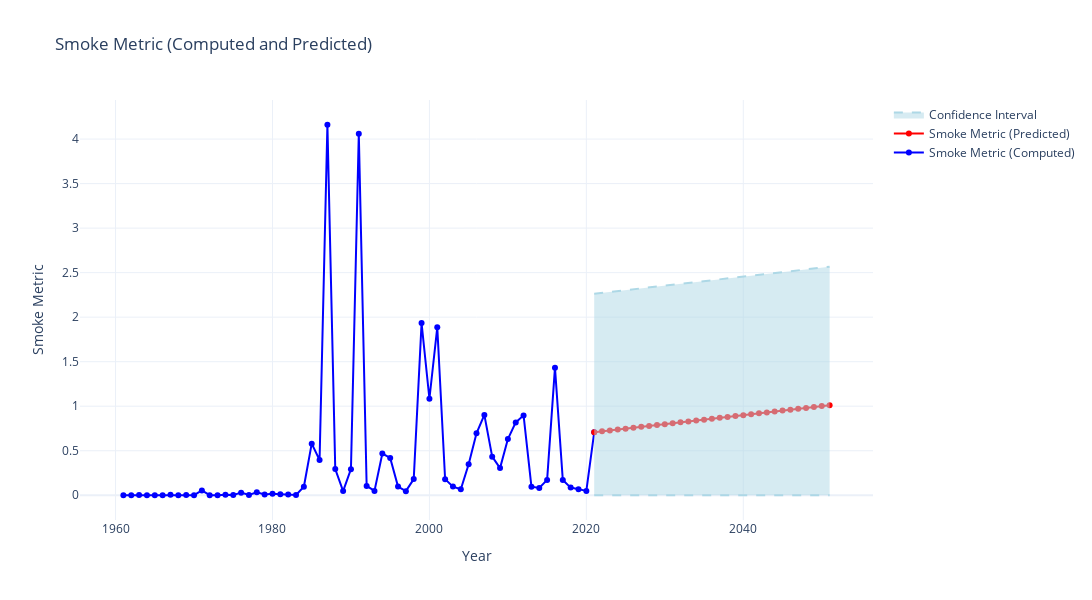

The code cell stored with this chart in its notebook:
### Markdown cell above
Finally, we visualize the entire time series, including the pre-computed values and the predictions.

### Code cell
# Create the figure
fig = go.Figure()

# Add the SmokeMetric as a line plot
fig.add_trace(go.Scatter(
    x=fire_df_650mi["Year"],
    y=fire_df_650mi['SmokeMetric'],
    mode='lines+markers',
    name='Smoke Metric (Computed)',
    line=dict(color='blue')
))

#predicted smoke metric
fig.add_trace(go.Scatter(
    x=forecast_df["Year"],
    y=forecast_df['SmokeMetric'],
    mode='lines+markers',
    name='Smoke Metric (Predicted)',
    line=dict(color='red')
))
#Lower CI
fig.add_trace(go.Scatter(
    x=forecast_df['Year'],
    y=forecast_df['LowerCI'],
    mode='lines',
    name='Confidence Interval',
    line=dict(color='lightblue', dash='dash'),
    fill=None,
    showlegend = False
))
#Upper CI
fig.add_trace(go.Scatter(
    x=forecast_df['Year'],
    y=forecast_df['UpperCI'],
    mode='lines',
    name='Confidence Interval',  # Same label for the upper bound
    line=dict(color='lightblue', dash='dash'),
    fill='tonexty',  # Fill the area between the lines
    fillcolor='rgba(173, 216, 230, 0.5)'  # Light blue fill
))

# Update layout
fig.update_layout(
    title='Smoke Metric (Computed and Predicted)',
    xaxis_title='Year',
    yaxis_title='Smoke Metric',
    template='plotly_white',
    width = 1200,
    height = 600
)

# Show the plot
fig.show()
fig.write_image("./imgs/smoke_metric_line_plot_forecast.png")

### Figure 1 — Plotly figure (JSON) as saved in the notebook; plotly's stock layout.template omitted (floating-point values rounded to 4 significant figures)
{"data": [{"line": {"color": "blue"}, "mode": "lines+markers", "name": "Smoke Metric (Computed)", "type": "scatter", "x": [1961, 1962, 1963, 1964, 1965, 1966, 1967, 1968, 1969, 1970, 1971, 1972, 1973, 1974, 1975, 1976, 1977, 1978, 1979, 1980, 1981, 1982, 1983, 1984, 1985, 1986, 1987, 1988, 1989, 1990, 1991, 1992, 1993, 1994, 1995, 1996, 1997, 1998, 1999, 2000, 2001, 2002, 2003, 2004, 2005, 2006, 2007, 2008, 2009, 2010, 2011, 2012, 2013, 2014, 2015, 2016, 2017, 2018, 2019, 2020, 2021], "y": [0.0002683, 0.0006732, 0.002025, 0.0006261, 0.0003858, 0.0002448, 0.005578, 0.0001328, 0.00271, 0.0007597, 0.0547, 0.0004439, 0.0005129, 0.006438, 0.001828, 0.02948, 0.002608, 0.03257, 0.009823, 0.01708, 0.01265, 0.0072, 0.003415, 0.09497, 0.5798, 0.3964, 4.161, 0.2936, 0.0465, 0.293, 4.06, 0.105, 0.04864, 0.4682, 0.4186, 0.09743, 0.04645, 0.1814, 1.933, 1.084, 1.886, 0.181, 0.09715, 0.06779, 0.3475, 0.6951, 0.9025, 0.4334, 0.3048, 0.6312, 0.8179, 0.8971, 0.09695, 0.08266, 0.1722, 1.433, 0.1714, 0.08609, 0.06803, 0.04898, 0.7075]}, {"line": {"color": "red"}, "mode": "lines+markers", "name": "Smoke Metric (Predicted)", "type": "scatter", "x": [2021, 2022, 2023, 2024, 2025, 2026, 2027, 2028, 2029, 2030, 2031, 2032, 2033, 2034, 2035, 2036, 2037, 2038, 2039, 2040, 2041, 2042, 2043, 2044, 2045, 2046, 2047, 2048, 2049, 2050, 2051], "y": [0.7075, 0.7176, 0.7278, 0.7379, 0.748, 0.7581, 0.7683, 0.7784, 0.7885, 0.7987, 0.8088, 0.8189, 0.829, 0.8392, 0.8493, 0.8594, 0.8695, 0.8797, 0.8898, 0.8999, 0.91, 0.9202, 0.9303, 0.9404, 0.9505, 0.9607, 0.9708, 0.9809, 0.991, 1.001, 1.011]}, {"line": {"color": "lightblue", "dash": "dash"}, "mode": "lines", "name": "Confidence Interval", "showlegend": false, "type": "scatter", "x": [2021, 2022, 2023, 2024, 2025, 2026, 2027, 2028, 2029, 2030, 2031, 2032, 2033, 2034, 2035, 2036, 2037, 2038, 2039, 2040, 2041, 2042, 2043, 2044, 2045, 2046, 2047, 2048, 2049, 2050, 2051], "y": [0, 0, 0, 0, 0, 0, 0, 0, 0, 0, 0, 0, 0, 0, 0, 0, 0, 0, 0, 0, 0, 0, 0, 0, 0, 0, 0, 0, 0, 0, 0]}, {"fill": "tonexty", "fillcolor": "rgba(173, 216, 230, 0.5)", "line": {"color": "lightblue", "dash": "dash"}, "mode": "lines", "name": "Confidence Interval", "type": "scatter", "x": [2021, 2022, 2023, 2024, 2025, 2026, 2027, 2028, 2029, 2030, 2031, 2032, 2033, 2034, 2035, 2036, 2037, 2038, 2039, 2040, 2041, 2042, 2043, 2044, 2045, 2046, 2047, 2048, 2049, 2050, 2051], "y": [2.263, 2.273, 2.283, 2.293, 2.303, 2.313, 2.324, 2.334, 2.344, 2.354, 2.364, 2.374, 2.384, 2.394, 2.405, 2.415, 2.425, 2.435, 2.445, 2.455, 2.465, 2.475, 2.486, 2.496, 2.506, 2.516, 2.526, 2.536, 2.546, 2.557, 2.567]}], "layout": {"height": 600, "title": {"text": "Smoke Metric (Computed and Predicted)"}, "width": 1200, "xaxis": {"title": {"text": "Year"}}, "yaxis": {"title": {"text": "Smoke Metric"}}}}
